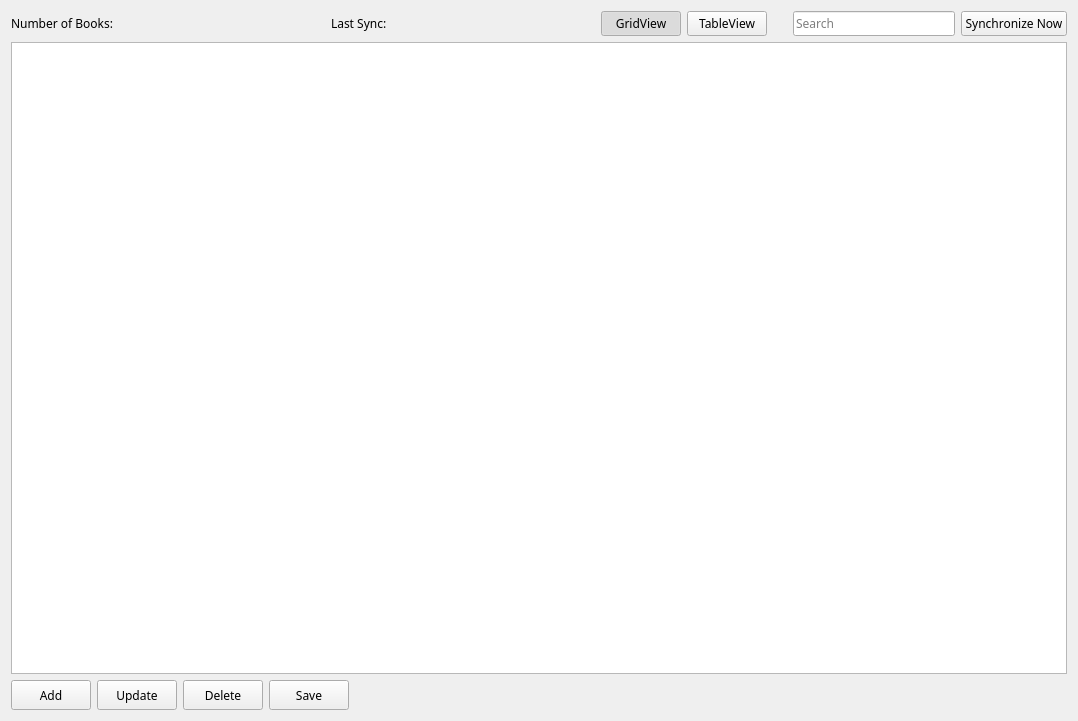
<?xml version="1.0" encoding="UTF-8"?>
<ui version="4.0">
 <class>BookSection</class>
 <widget class="QWidget" name="BookSection">
  <property name="geometry">
   <rect>
    <x>0</x>
    <y>0</y>
    <width>1078</width>
    <height>721</height>
   </rect>
  </property>
  <property name="sizePolicy">
   <sizepolicy hsizetype="Preferred" vsizetype="Preferred">
    <horstretch>0</horstretch>
    <verstretch>0</verstretch>
   </sizepolicy>
  </property>
  <property name="windowTitle">
   <string>Form</string>
  </property>
  <layout class="QVBoxLayout" name="verticalLayout">
   <item>
    <layout class="QHBoxLayout" name="horizontalLayout">
     <item>
      <widget class="QLabel" name="numberOfBooksTextLabel">
       <property name="sizePolicy">
        <sizepolicy hsizetype="Fixed" vsizetype="Preferred">
         <horstretch>0</horstretch>
         <verstretch>0</verstretch>
        </sizepolicy>
       </property>
       <property name="font">
        <font>
         <family>Montserrat</family>
        </font>
       </property>
       <property name="text">
        <string>Number of Books: </string>
       </property>
       <property name="textInteractionFlags">
        <set>Qt::LinksAccessibleByMouse|Qt::TextSelectableByMouse</set>
       </property>
      </widget>
     </item>
     <item>
      <widget class="QLabel" name="numberOfBooksLabel">
       <property name="sizePolicy">
        <sizepolicy hsizetype="MinimumExpanding" vsizetype="Preferred">
         <horstretch>0</horstretch>
         <verstretch>0</verstretch>
        </sizepolicy>
       </property>
       <property name="font">
        <font>
         <family>Montserrat</family>
        </font>
       </property>
       <property name="text">
        <string>&lt;count&gt;</string>
       </property>
       <property name="textInteractionFlags">
        <set>Qt::LinksAccessibleByMouse|Qt::TextSelectableByMouse</set>
       </property>
      </widget>
     </item>
     <item>
      <spacer name="horizontalSpacer_2">
       <property name="font">
        <font>
         <family>Segoe Fluent Icons</family>
        </font>
       </property>
       <property name="orientation">
        <enum>Qt::Horizontal</enum>
       </property>
       <property name="sizeType">
        <enum>QSizePolicy::Minimum</enum>
       </property>
       <property name="sizeHint" stdset="0">
        <size>
         <width>40</width>
         <height>20</height>
        </size>
       </property>
      </spacer>
     </item>
     <item>
      <widget class="QLabel" name="lastSyncTextLabel">
       <property name="sizePolicy">
        <sizepolicy hsizetype="Fixed" vsizetype="Preferred">
         <horstretch>0</horstretch>
         <verstretch>0</verstretch>
        </sizepolicy>
       </property>
       <property name="font">
        <font>
         <family>Montserrat</family>
        </font>
       </property>
       <property name="text">
        <string>Last Sync:</string>
       </property>
       <property name="textInteractionFlags">
        <set>Qt::LinksAccessibleByMouse|Qt::TextSelectableByMouse</set>
       </property>
      </widget>
     </item>
     <item>
      <widget class="QLabel" name="lastSyncLabel">
       <property name="sizePolicy">
        <sizepolicy hsizetype="MinimumExpanding" vsizetype="Preferred">
         <horstretch>0</horstretch>
         <verstretch>0</verstretch>
        </sizepolicy>
       </property>
       <property name="font">
        <font>
         <family>Montserrat</family>
        </font>
       </property>
       <property name="text">
        <string>&lt;sync datetime&gt;</string>
       </property>
       <property name="textInteractionFlags">
        <set>Qt::LinksAccessibleByMouse|Qt::TextSelectableByMouse</set>
       </property>
      </widget>
     </item>
     <item>
      <spacer name="horizontalSpacer">
       <property name="font">
        <font>
         <family>Segoe Fluent Icons</family>
        </font>
       </property>
       <property name="orientation">
        <enum>Qt::Horizontal</enum>
       </property>
       <property name="sizeType">
        <enum>QSizePolicy::Minimum</enum>
       </property>
       <property name="sizeHint" stdset="0">
        <size>
         <width>40</width>
         <height>20</height>
        </size>
       </property>
      </spacer>
     </item>
     <item>
      <widget class="QPushButton" name="gridViewButton">
       <property name="font">
        <font>
         <family>Montserrat</family>
        </font>
       </property>
       <property name="text">
        <string>GridView</string>
       </property>
       <property name="checkable">
        <bool>true</bool>
       </property>
       <property name="checked">
        <bool>true</bool>
       </property>
       <property name="autoExclusive">
        <bool>true</bool>
       </property>
      </widget>
     </item>
     <item>
      <widget class="QPushButton" name="tableViewButton">
       <property name="font">
        <font>
         <family>Montserrat</family>
        </font>
       </property>
       <property name="text">
        <string>TableView</string>
       </property>
       <property name="checkable">
        <bool>true</bool>
       </property>
       <property name="checked">
        <bool>false</bool>
       </property>
       <property name="autoExclusive">
        <bool>true</bool>
       </property>
      </widget>
     </item>
     <item>
      <spacer name="horizontalSpacer_4">
       <property name="orientation">
        <enum>Qt::Horizontal</enum>
       </property>
       <property name="sizeType">
        <enum>QSizePolicy::Maximum</enum>
       </property>
       <property name="sizeHint" stdset="0">
        <size>
         <width>20</width>
         <height>20</height>
        </size>
       </property>
      </spacer>
     </item>
     <item>
      <widget class="QLineEdit" name="searchLineEdit">
       <property name="font">
        <font>
         <family>Montserrat</family>
        </font>
       </property>
       <property name="placeholderText">
        <string>Search</string>
       </property>
       <property name="clearButtonEnabled">
        <bool>true</bool>
       </property>
      </widget>
     </item>
     <item>
      <widget class="QPushButton" name="synchronizeNowButton">
       <property name="sizePolicy">
        <sizepolicy hsizetype="Fixed" vsizetype="Fixed">
         <horstretch>0</horstretch>
         <verstretch>0</verstretch>
        </sizepolicy>
       </property>
       <property name="font">
        <font>
         <family>Montserrat</family>
        </font>
       </property>
       <property name="text">
        <string>Synchronize Now</string>
       </property>
       <property name="icon">
        <iconset resource="../../resources/resource.qrc">
         <normaloff>:/icons/reload.svg</normaloff>:/icons/reload.svg</iconset>
       </property>
      </widget>
     </item>
    </layout>
   </item>
   <item>
    <widget class="QStackedWidget" name="stackedWidget">
     <property name="lineWidth">
      <number>1</number>
     </property>
     <widget class="QWidget" name="gridViewPage">
      <layout class="QVBoxLayout" name="verticalLayout_2">
       <property name="leftMargin">
        <number>0</number>
       </property>
       <property name="topMargin">
        <number>0</number>
       </property>
       <property name="rightMargin">
        <number>0</number>
       </property>
       <property name="bottomMargin">
        <number>0</number>
       </property>
       <item>
        <widget class="QListView" name="bookListView">
         <property name="sizePolicy">
          <sizepolicy hsizetype="Ignored" vsizetype="Expanding">
           <horstretch>0</horstretch>
           <verstretch>0</verstretch>
          </sizepolicy>
         </property>
         <property name="styleSheet">
          <string notr="true">QListView::item:selected {
	border-top: 2px solid black;
	border-bottom: 2px solid black;
	border-right: 2px solid black;
	outline: none;
}

QListView::item {
	background-color: &quot;#fff&quot;;
}

QListView {
	outline: 0;
	background-color: &quot;#eeeeee&quot;
}

QPushButton {
	background-color: &quot;#000&quot;
}</string>
         </property>
         <property name="dragDropMode">
          <enum>QAbstractItemView::NoDragDrop</enum>
         </property>
         <property name="verticalScrollMode">
          <enum>QAbstractItemView::ScrollPerPixel</enum>
         </property>
         <property name="movement">
          <enum>QListView::Static</enum>
         </property>
         <property name="isWrapping" stdset="0">
          <bool>true</bool>
         </property>
         <property name="resizeMode">
          <enum>QListView::Adjust</enum>
         </property>
         <property name="viewMode">
          <enum>QListView::IconMode</enum>
         </property>
         <property name="uniformItemSizes">
          <bool>false</bool>
         </property>
         <property name="selectionRectVisible">
          <bool>true</bool>
         </property>
        </widget>
       </item>
      </layout>
     </widget>
     <widget class="QWidget" name="tableViewPage">
      <layout class="QHBoxLayout" name="horizontalLayout_4" stretch="12,4">
       <property name="leftMargin">
        <number>0</number>
       </property>
       <property name="topMargin">
        <number>0</number>
       </property>
       <property name="rightMargin">
        <number>0</number>
       </property>
       <property name="bottomMargin">
        <number>0</number>
       </property>
       <item>
        <widget class="QTableView" name="bookTableView">
         <property name="palette">
          <palette>
           <active>
            <colorrole role="AlternateBase">
             <brush brushstyle="SolidPattern">
              <color alpha="255">
               <red>245</red>
               <green>2</green>
               <blue>2</blue>
              </color>
             </brush>
            </colorrole>
           </active>
           <inactive>
            <colorrole role="AlternateBase">
             <brush brushstyle="SolidPattern">
              <color alpha="255">
               <red>245</red>
               <green>2</green>
               <blue>2</blue>
              </color>
             </brush>
            </colorrole>
           </inactive>
           <disabled>
            <colorrole role="AlternateBase">
             <brush brushstyle="SolidPattern">
              <color alpha="255">
               <red>245</red>
               <green>2</green>
               <blue>2</blue>
              </color>
             </brush>
            </colorrole>
           </disabled>
          </palette>
         </property>
         <property name="alternatingRowColors">
          <bool>true</bool>
         </property>
         <property name="gridStyle">
          <enum>Qt::SolidLine</enum>
         </property>
        </widget>
       </item>
       <item>
        <widget class="AspectRatioLabel" name="bookCover">
         <property name="text">
          <string/>
         </property>
         <property name="pixmap">
          <pixmap resource="../../resources/resource.qrc">:/images/DefaultBookCover.jpg</pixmap>
         </property>
        </widget>
       </item>
      </layout>
     </widget>
    </widget>
   </item>
   <item>
    <layout class="QHBoxLayout" name="horizontalLayout_2">
     <property name="sizeConstraint">
      <enum>QLayout::SetMinimumSize</enum>
     </property>
     <item>
      <widget class="QPushButton" name="addButton">
       <property name="enabled">
        <bool>true</bool>
       </property>
       <property name="minimumSize">
        <size>
         <width>0</width>
         <height>30</height>
        </size>
       </property>
       <property name="font">
        <font>
         <family>Montserrat</family>
        </font>
       </property>
       <property name="text">
        <string>Add</string>
       </property>
      </widget>
     </item>
     <item>
      <widget class="QPushButton" name="updateButton">
       <property name="minimumSize">
        <size>
         <width>0</width>
         <height>30</height>
        </size>
       </property>
       <property name="font">
        <font>
         <family>Montserrat</family>
        </font>
       </property>
       <property name="styleSheet">
        <string notr="true"/>
       </property>
       <property name="text">
        <string>Update</string>
       </property>
      </widget>
     </item>
     <item>
      <widget class="QPushButton" name="deleteButton">
       <property name="minimumSize">
        <size>
         <width>0</width>
         <height>30</height>
        </size>
       </property>
       <property name="font">
        <font>
         <family>Montserrat</family>
        </font>
       </property>
       <property name="text">
        <string>Delete</string>
       </property>
      </widget>
     </item>
     <item>
      <widget class="QPushButton" name="saveChangesButton">
       <property name="minimumSize">
        <size>
         <width>0</width>
         <height>30</height>
        </size>
       </property>
       <property name="font">
        <font>
         <family>Montserrat</family>
        </font>
       </property>
       <property name="text">
        <string>Save</string>
       </property>
      </widget>
     </item>
     <item>
      <spacer name="horizontalSpacer_3">
       <property name="orientation">
        <enum>Qt::Horizontal</enum>
       </property>
       <property name="sizeHint" stdset="0">
        <size>
         <width>40</width>
         <height>0</height>
        </size>
       </property>
      </spacer>
     </item>
     <item>
      <widget class="PaginationWidget" name="pagination" native="true">
       <property name="sizePolicy">
        <sizepolicy hsizetype="Maximum" vsizetype="Preferred">
         <horstretch>0</horstretch>
         <verstretch>0</verstretch>
        </sizepolicy>
       </property>
       <property name="minimumSize">
        <size>
         <width>50</width>
         <height>0</height>
        </size>
       </property>
      </widget>
     </item>
    </layout>
   </item>
  </layout>
 </widget>
 <customwidgets>
  <customwidget>
   <class>PaginationWidget</class>
   <extends>QWidget</extends>
   <header>paginationwidget.h</header>
   <container>1</container>
  </customwidget>
  <customwidget>
   <class>AspectRatioLabel</class>
   <extends>QLabel</extends>
   <header>aspectratiolabel.h</header>
  </customwidget>
 </customwidgets>
 <resources>
  <include location="../../resources/resource.qrc"/>
 </resources>
 <connections/>
</ui>
